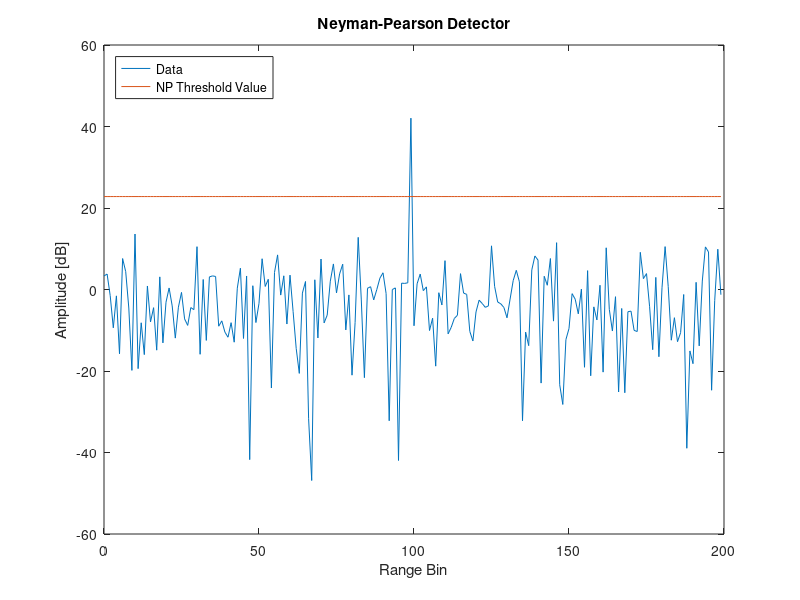

Reproduce this figure in MATLAB.
%% File information
% Written by M. Y. Martin (MRTMOG014)
% EEE4022S (2018)
% NP_Threshold.m: Neyman-Pearson detector for simulated data

%% Setup
clc;
close all;
clear;

% Define inputs and parameters
N = 200;                                % number of samples
j = 1i;                                 % use j as sqrt(-1)
PFA_desired = 10^-6;                    % desired PFA
SNR_dB = 20;                            % SNR in Decibels
SNR = 10^(SNR_dB/10);                   % Decibels to linear SNR
v = 1;                                  % default variance is 1; v = B^2
n = 0:(N - 1);

% complex Gaussian noise (I + jQ)/sqrt(2)
noise = (randn(1,N) + j.*randn(1,N))/sqrt(2);

% NP threshold
T = -log(PFA_desired)*sqrt(v);          % v = 1 by default

% constant threshold value line
x = T*ones(1,length(n));

% define target
target = sqrt(SNR)*(randn(1,1) + j.*randn(1,1))/sqrt(2);
signal = noise;

% insert target at centre of data
signal(N/2) = noise(N/2) + target;

% square law detector after target is added
signal = abs(signal).^2;

% plot data and NP threshold
figure;
plot(n,20*log10(signal),n,20*log10(x));
ylim([-60 60]);
hold on;
xlabel('Range Bin');
ylabel('Amplitude [dB]');
title('Neyman-Pearson Detector');
lgd = legend('Data','NP Threshold Value');
set(lgd,'location','NorthWest');
